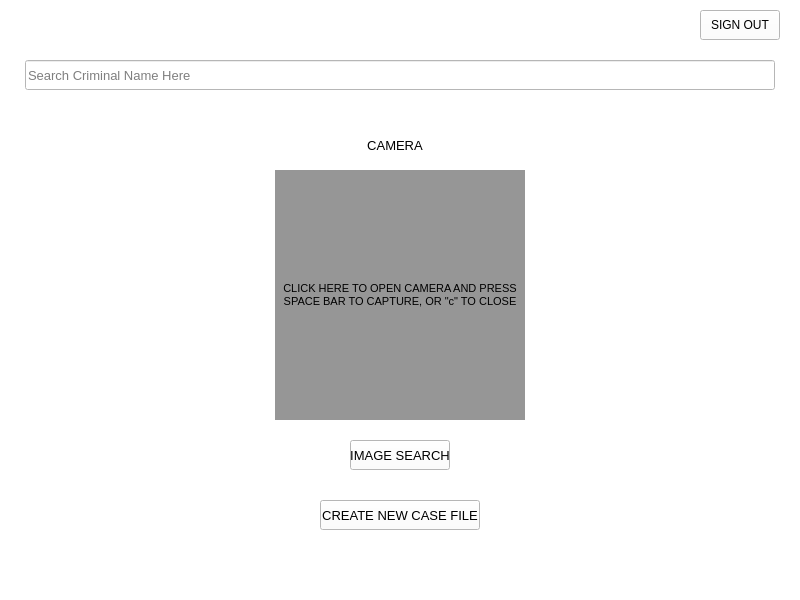
<?xml version="1.0" encoding="UTF-8"?>
<ui version="4.0">
 <class>main</class>
 <widget class="QWidget" name="main">
  <property name="geometry">
   <rect>
    <x>0</x>
    <y>0</y>
    <width>800</width>
    <height>600</height>
   </rect>
  </property>
  <property name="windowTitle">
   <string>main</string>
  </property>
  <property name="styleSheet">
   <string notr="true">background-color: rgb(255, 255, 255);
color: rgb(0, 0, 0);</string>
  </property>
  <widget class="QLabel" name="label_3">
   <property name="geometry">
    <rect>
     <x>365</x>
     <y>130</y>
     <width>60</width>
     <height>30</height>
    </rect>
   </property>
   <property name="font">
    <font>
     <pointsize>10</pointsize>
    </font>
   </property>
   <property name="styleSheet">
    <string notr="true">color: rgb(0, 0, 0);</string>
   </property>
   <property name="text">
    <string>CAMERA</string>
   </property>
   <property name="alignment">
    <set>Qt::AlignCenter</set>
   </property>
  </widget>
  <widget class="QPushButton" name="l3capb1">
   <property name="geometry">
    <rect>
     <x>350</x>
     <y>440</y>
     <width>100</width>
     <height>30</height>
    </rect>
   </property>
   <property name="font">
    <font>
     <pointsize>10</pointsize>
    </font>
   </property>
   <property name="styleSheet">
    <string notr="true">color: rgb(0, 0, 0);</string>
   </property>
   <property name="text">
    <string>IMAGE SEARCH</string>
   </property>
  </widget>
  <widget class="QLabel" name="l3cameralabel">
   <property name="geometry">
    <rect>
     <x>275</x>
     <y>170</y>
     <width>250</width>
     <height>250</height>
    </rect>
   </property>
   <property name="font">
    <font>
     <pointsize>8</pointsize>
     <stylestrategy>PreferDefault</stylestrategy>
     <kerning>true</kerning>
    </font>
   </property>
   <property name="toolTip">
    <string>CLICK HERE TO OPEN CAMERA AND PRESS SPACE BAR TO CAPTURE, OR &quot;c&quot; TO CLOSE</string>
   </property>
   <property name="layoutDirection">
    <enum>Qt::LeftToRight</enum>
   </property>
   <property name="styleSheet">
    <string notr="true"> background-color: rgb(150, 150, 150);
color: rgb(0, 0, 0);
</string>
   </property>
   <property name="inputMethodHints">
    <set>Qt::ImhMultiLine</set>
   </property>
   <property name="text">
    <string>CLICK HERE TO OPEN CAMERA AND PRESS SPACE BAR TO CAPTURE, OR &quot;c&quot; TO CLOSE</string>
   </property>
   <property name="textFormat">
    <enum>Qt::PlainText</enum>
   </property>
   <property name="scaledContents">
    <bool>false</bool>
   </property>
   <property name="alignment">
    <set>Qt::AlignCenter</set>
   </property>
   <property name="wordWrap">
    <bool>true</bool>
   </property>
  </widget>
  <widget class="QPushButton" name="l4newfileb4">
   <property name="geometry">
    <rect>
     <x>320</x>
     <y>500</y>
     <width>160</width>
     <height>30</height>
    </rect>
   </property>
   <property name="font">
    <font>
     <pointsize>10</pointsize>
    </font>
   </property>
   <property name="styleSheet">
    <string notr="true">color: rgb(0, 0, 0);</string>
   </property>
   <property name="text">
    <string>CREATE NEW CASE FILE</string>
   </property>
  </widget>
  <widget class="QPushButton" name="L3signoutb4">
   <property name="geometry">
    <rect>
     <x>700</x>
     <y>10</y>
     <width>80</width>
     <height>30</height>
    </rect>
   </property>
   <property name="styleSheet">
    <string notr="true">color: rgb(0, 0, 0);</string>
   </property>
   <property name="text">
    <string>SIGN OUT</string>
   </property>
  </widget>
  <widget class="QLineEdit" name="l3_search">
   <property name="geometry">
    <rect>
     <x>25</x>
     <y>60</y>
     <width>750</width>
     <height>30</height>
    </rect>
   </property>
   <property name="font">
    <font>
     <pointsize>10</pointsize>
    </font>
   </property>
   <property name="toolTip">
    <string>Search Criminal Name and Hit Enter</string>
   </property>
   <property name="styleSheet">
    <string notr="true">color: rgb(0, 0, 0);</string>
   </property>
   <property name="placeholderText">
    <string>Search Criminal Name Here</string>
   </property>
   <property name="clearButtonEnabled">
    <bool>true</bool>
   </property>
  </widget>
 </widget>
 <resources/>
 <connections/>
</ui>
